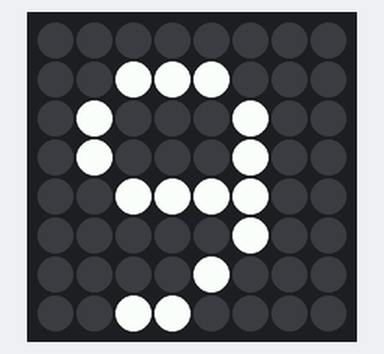
Simulated run of this program. Board: Raspberry Pi (BCM pin numbers) with a Sense HAT. Parts: the Sense HAT's 8×8 RGB LED matrix. At 13.0 s the program stops and its outputs stay as they are.

Above: at 0.1 s.
At 1.1 s:
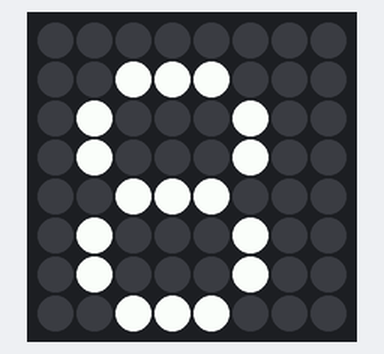
At 2.1 s:
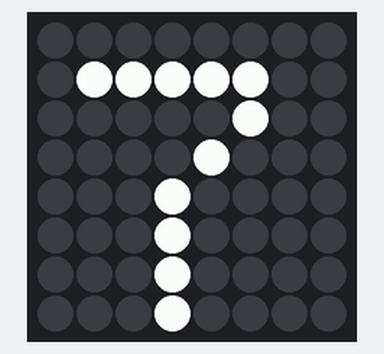
At 4.1 s:
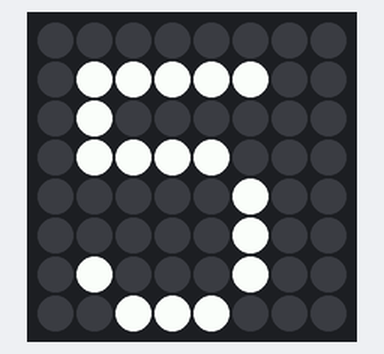
At 8.1 s:
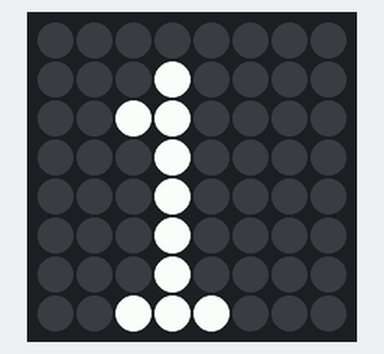
At 10.1 s:
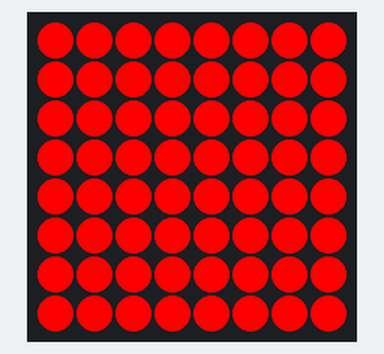

The program:

ctdwn.py
```python
from sense_hat import SenseHat
import sys
from time import sleep

sense = SenseHat()
sense.clear((0,0,0))
for i in range(9,-1,-1):
	#print(i)
	sense.show_letter(str(i))
	sleep(1)
sense.clear((255,0,0))
sleep(3)
sense.clear((0,0,0))
```

Measured:
- what the display in image 1 shows lasts 1.0 s, from 1.0 s to 2.0 s
- what the display in image 5 shows lasts 3.0 s, from 10.0 s to 13.0 s
